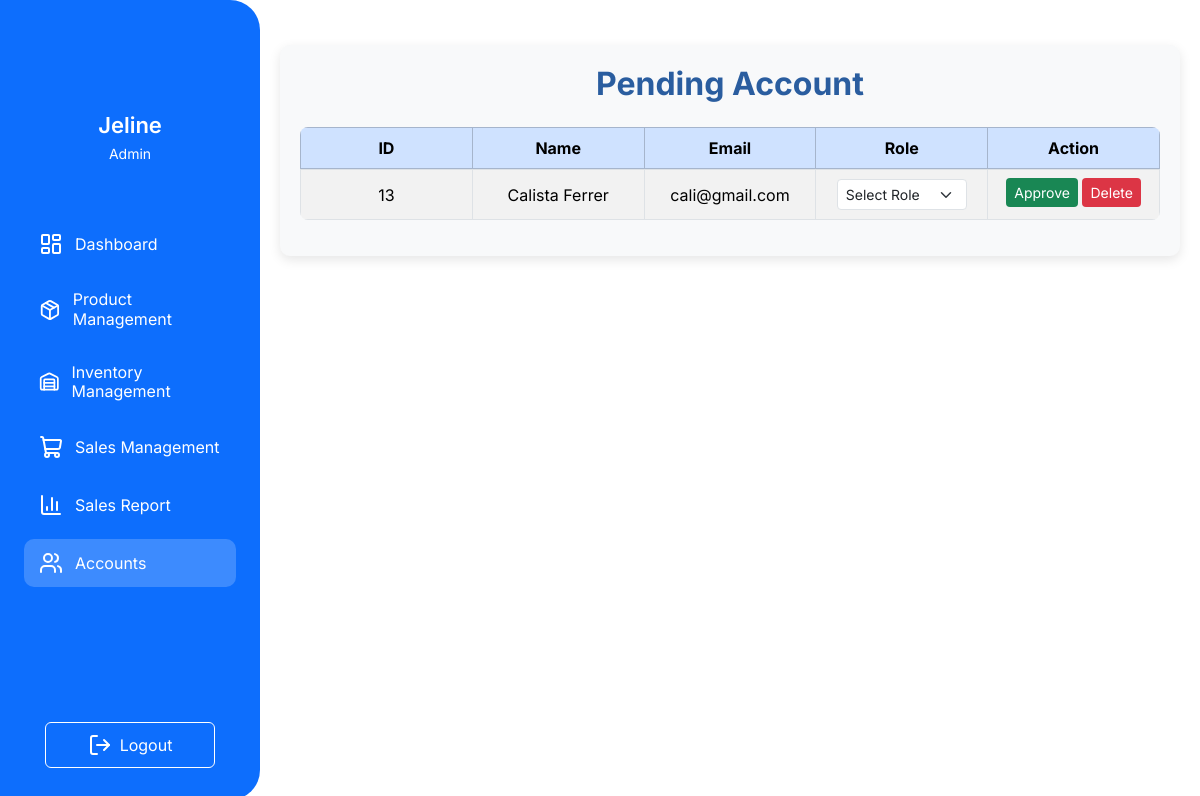
Screenshot of /Html/accounts.php (signed in) with the database file from the repository.
### tables this page shows
CREATE TABLE `accounts` (
  `account_id` int(11) NOT NULL,
  `firstName` varchar(50) NOT NULL,
  `lastName` varchar(50) NOT NULL,
  `email` varchar(50) NOT NULL,
  `password` varchar(250) NOT NULL,
  `role` varchar(50) NOT NULL,
  `status` varchar(50) NOT NULL
);

### Html/accounts.php (the view, shortened to what this page needs)
   <?php
       include '../Api/config.php';
       $result = $conn->query("SELECT * FROM accounts WHERE status = 'pending'");
   ?>
   <!DOCTYPE html>
   <html>
   <head>
       <link href="https://cdn.jsdelivr.net/npm/bootstrap@5.3.2/dist/css/bootstrap.min.css" rel="stylesheet">
       <link rel="stylesheet" href="../Css/systemNav.css" />
       <link rel="stylesheet" href="../Css/accounts.css">
   </head>
  <body >
       <div class="systemNav-container">
           <?php include("systemNav.php"); ?>
           <main class="main">
               <div class="main-content">
           <div class="container">
           <h2 class="text-center mb-4">Pending Account</h2>
           <table class="table table-striped table-bordered align-middle w-100">
               <thead class="table-primary">
                   <tr>
                       <th>ID</th>
                       <th>Name</th>
                       <th>Email</th>
                       <th>Role</th>
                       <th>Action</th>
                   </tr>
               </thead>
               <tbody>
                   <?php if ($result->num_rows > 0): ?>
                   <?php while ($row = $result->fetch_assoc()): ?>
                   <tr>
                       <td><?= $row['account_id'] ?></td>
                       <td><?= htmlspecialchars($row['firstName'] . ' ' . $row['lastName']) ?></td>
                       <td><?= htmlspecialchars($row['email']) ?></td>
                       <td>
                           <form method="POST" action="../Api/approveUser.php">
                           <select class="form-select form-select-sm roleSelect" name="role">
                               <option value="">Select Role</option>
                           </select>
                       </td>
                       <td>
                                <button class="btn btn-success btn-sm mb-1 approveBtn" type="button" name="action" value="approve" data-userid="<?= $row['account_id'] ?>">Approve</button>
                                <button class="btn btn-danger btn-sm mb-1 deleteBtn" type="button" name="action" value="delete" data-userid="<?= $row['account_id'] ?>">Delete</button>
                       </td>
                   </tr>
                   <?php endwhile; ?>
               <?php endif; ?>
               </tbody>
           </table>
           </div>
           </main>
       </div>
       </body>
</html>

### Css/systemNav.css (style rules this page uses)
.systemNav-container { display: flex; min-height: 100vh; }
* { margin: 0; padding: 0; box-sizing: border-box; font-family: Inter; }
.main-content { margin-left: 260px; padding: 20px; width: calc(100% - 260px); overflow-x: auto; }

### Css/accounts.css (style rules this page uses)
.container { width: 100%; margin: 25px auto; padding: 20px; background-color: #f8f9fa; border-radius: 10px; box-shadow: 0 4px 12px rgba(0, 0, 0, 0.1); }
h2 { text-align: center; margin-bottom: 30px; color: #2a5d9f; font-weight: bold; }
table.table { width: 100%; border-radius: 8px; overflow: hidden; table-layout: fixed; }
tbody { display: block; }
thead, tbody tr { display: table; width: 100%; table-layout: fixed; }
table th, table td { text-align: center; vertical-align: middle !important; padding: 0.5rem; word-wrap: break-word; }
table td select.form-select { width: 130px; margin: 0 auto; }
.form-select-sm { margin-bottom: 5px; }
.btn-success { background-color: #198754; border: none; }
.btn-danger { background-color: #dc3545; border: none; }

### rows the page displays
accounts: account_id "13", firstName+lastName "Calista Ferrer", email "cali@gmail.com"

### other values shown
$firstName "Jeline"
$role "Admin"
